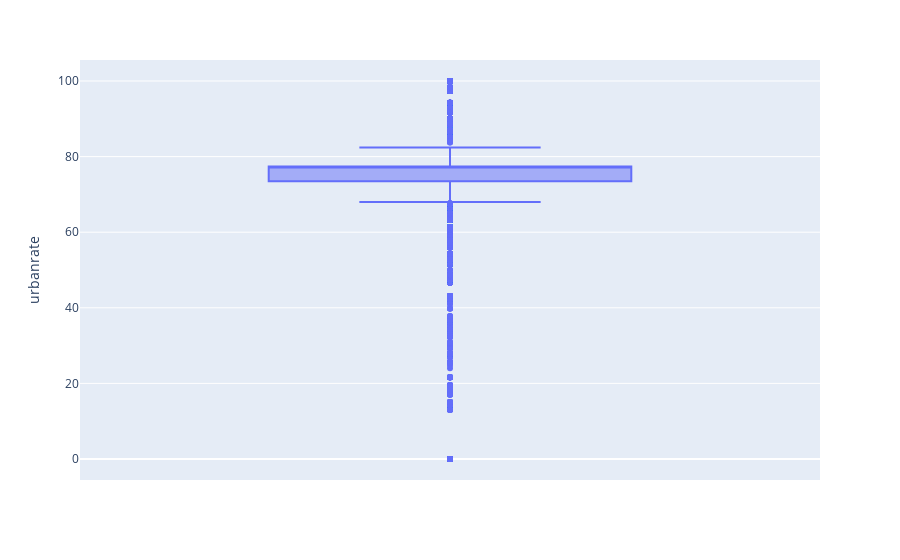

The notebook cell this image was saved under:
### Code cell
import plotly.express as px
#df = px.data.tips()
fig = px.box(continuous_df, y="urbanrate")
fig.show()

### Figure 1 — Plotly figure (JSON) as saved in the notebook; plotly's stock layout.template omitted (floating-point values rounded to 4 significant figures; data arrays with more than 128 entries replaced by an {"elided": "..."} marker saying what was removed)
{"data": [{"alignmentgroup": "True", "hovertemplate": "urbanrate=%{y}<extra></extra>", "legendgroup": "", "marker": {"color": "#636efa"}, "name": "", "notched": false, "offsetgroup": "", "orientation": "v", "showlegend": false, "type": "box", "x0": " ", "xaxis": "x", "y": {"elided": "150000 float values"}, "y0": " ", "yaxis": "y"}], "layout": {"boxmode": "group", "legend": {"tracegroupgap": 0}, "margin": {"t": 60}, "xaxis": {"anchor": "y", "domain": [0, 1]}, "yaxis": {"anchor": "x", "domain": [0, 1], "title": {"text": "urbanrate"}}}}
